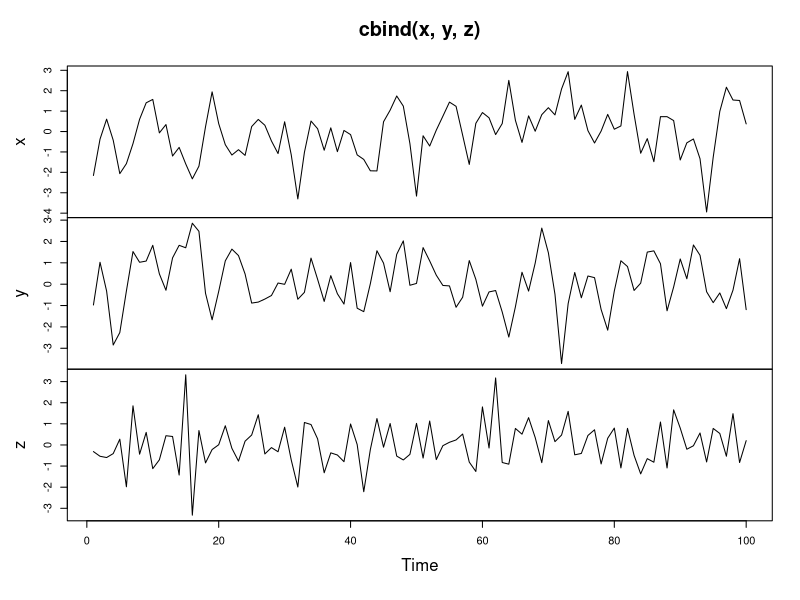
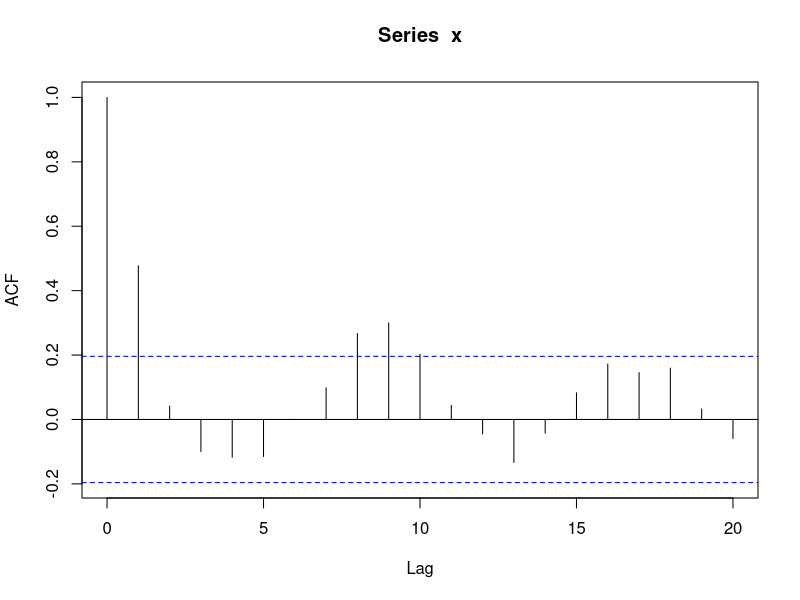
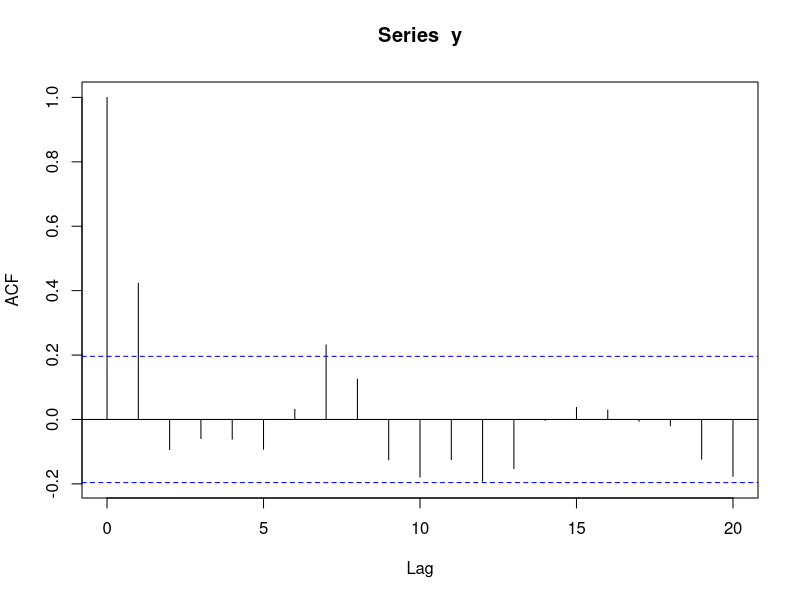
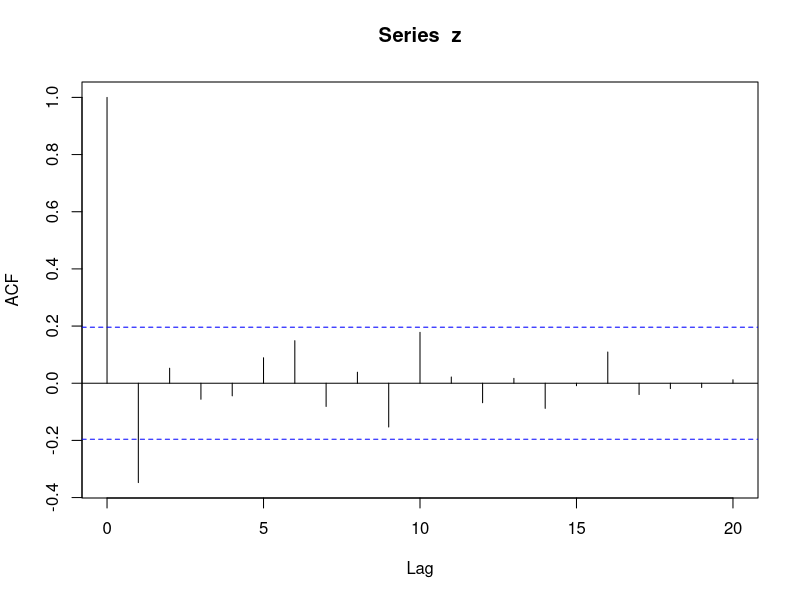
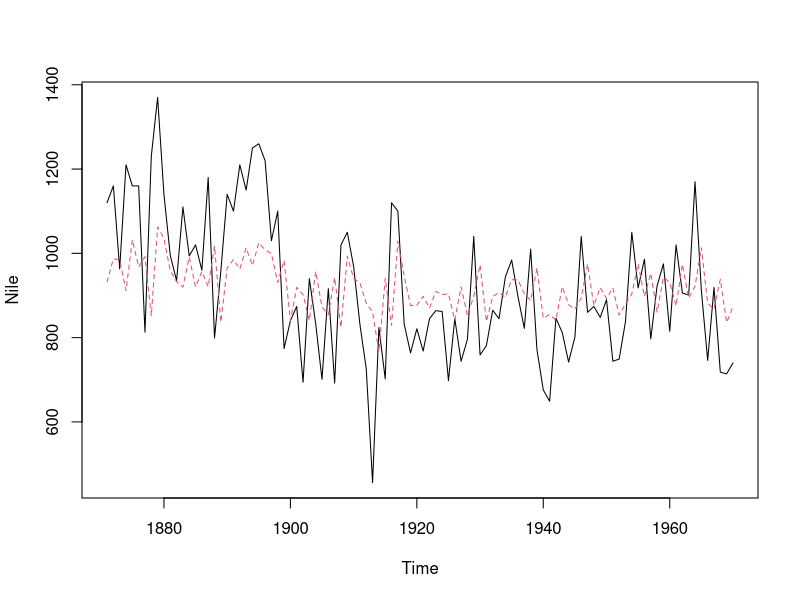
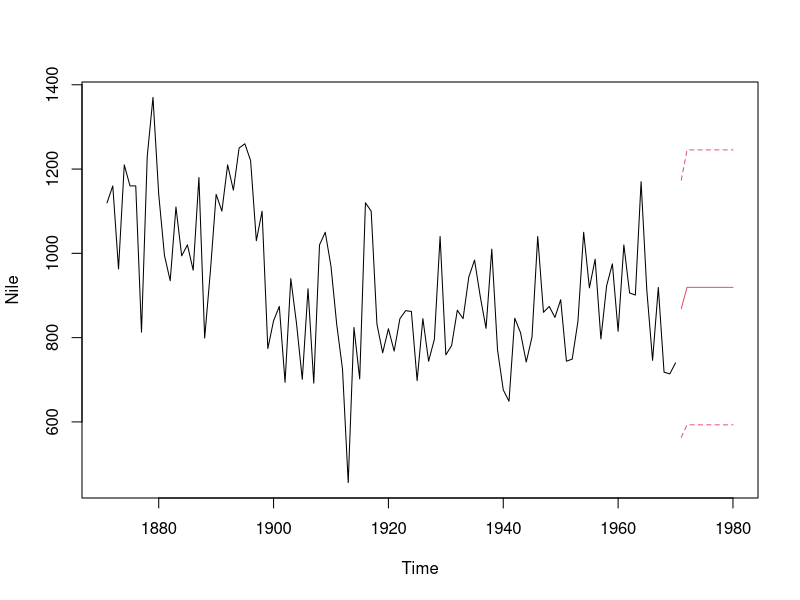

R code for these plots, in order: (Note: this script raises an error after producing the figures.)
## Simulate the simple moving average model
# Generate MA model with slope 0.5
x <- arima.sim(model = list(ma = 0.5), n = 100)

# Generate MA model with slope 0.9
y <- arima.sim(model = list(ma = 0.9), n = 100)

# Generate MA model with slope -0.5
z <- arima.sim(model = list(ma = -0.5), n = 100)

# Plot all three models together
plot.ts(cbind(x, y, z))


## Estimate the autocorrelation function (ACF) for a moving average
# Calculate ACF for x
acf(x)

# Calculate ACF for y
acf(y)

# Calculate ACF for z
acf(z)


## Estimate the simple moving average model
data(Nile)

# Fit the MA model to Nile
MA <- arima(Nile, order = c(0, 0, 1))
print(MA)

# Plot Nile and MA_fit 
ts.plot(Nile)
MA_fit <- Nile - resid(MA)
points(MA_fit, type = "l", col = 2, lty = 2)


## Simple forecasts for River Nile flow levels from an estimated MA model
# note that except for the 1-step forecast, all forecasts from the MA model are 
# equal to the estimated mean (intercept)

# Make a 1-step forecast based on MA
predict_MA <- predict(MA)

# Obtain the 1-step forecast using $pred[1]
predict_MA$pred[1]

# Make a 1-step through 10-step forecast based on MA
predict(MA, n.ahead = 10)

# Plot the Nile series plus the forecast and 95% prediction intervals
ts.plot(Nile, xlim = c(1871, 1980))
MA_forecasts <- predict(MA, n.ahead = 10)$pred
MA_forecast_se <- predict(MA, n.ahead = 10)$se
points(MA_forecasts, type = "l", col = 2)
points(MA_forecasts - 2*MA_forecast_se, type = "l", col = 2, lty = 2)
points(MA_forecasts + 2*MA_forecast_se, type = "l", col = 2, lty = 2)


##  AR vs MA models
# All factors being equal, a model that produces a lower AIC or BIC than another 
# model is considered a better fit.

# Find correlation between AR_fit and MA_fit
cor(AR_fit, MA_fit)

# Find AIC of AR
AIC(AR)

# Find AIC of MA
AIC(MA)

# Find BIC of AR
BIC(AR)

# Find BIC of MA
BIC(MA)

# Although the correlation between AR & MA fitted data is high (0.94), the AR model is
# a better fit than the MA model based on the AIC and BIC values for each model.

# Remember that the MA ACF plot should show strong autocorrelation at a lag of 1 but virtually no autocorrelation at all other lags.
# Remember that the RW and AR models typically show large autocorrelation for many lags, but the ACF of an AR delays to zero more quickly than that of the RW. The MA ACF should have approximately zero autocorrelation at all lags greater than 1. The WN ACF should have approximately zero autocorrelation at all lags. Which plots match these expectations?
# Remember that the RW ACF plot is likely to show large autocorrelation for many lags without quick decay to zero.
# Remember that the WN ACF plot should show virtually no autocorrelation at all lags.


